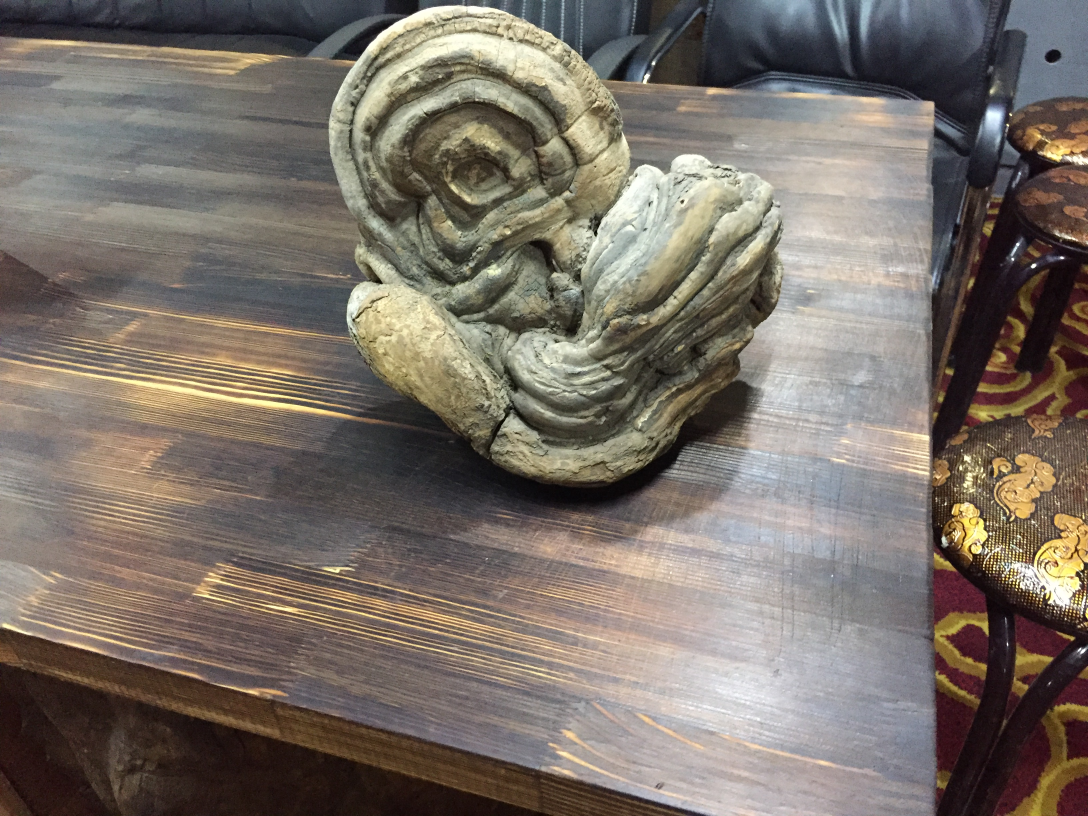
//> input picture Reconstruction/class1-features_and_matching/pic/IMG_0705.JPG, 3264 x 2448 px (shown at 1/3 size)
$ ./knn_matcher pic/IMG_0705.JPG pic/IMG_0706.JPG   (built with g++ and OpenCV 4)
//> lines starting //> are read from the running program, lines starting //| are printed output that depends on the picture
//
// Created by swayfreeda on 17-10-24.
//
// FlannBaseMatcher 不支持Hamming距离，因此不能用于二进制描述子的距离计算， 如ORB

#include "functions.h"
#include <opencv2/xfeatures2d.hpp>
#include <iostream>


int main(int argc, char* argv[])
 {

    if (argc < 3) {
        std::cerr << "usage: bfm_matcher matching img1, img2" << std::endl;
        return -1;
    }

    // 加载第一幅图像
    cv::Mat img1 = cv::imread(argv[1]);
//> img1 is the input picture: 2448 rows x 3264 cols, CV_8UC3; mean B, G, R 104.5, 113.1, 122.1
    if (!img1.data) {
        std::cerr << "fail to load img1 from "<<argv[1] << std::endl;
        return -1;
    }
    std::cout << "img1 infos: " << img1.rows << " x " << img1.cols << std::endl;
//| img1 infos: 2448 x 3264


    // 加载第二幅图像
    cv::Mat img2 = cv::imread(argv[2]);
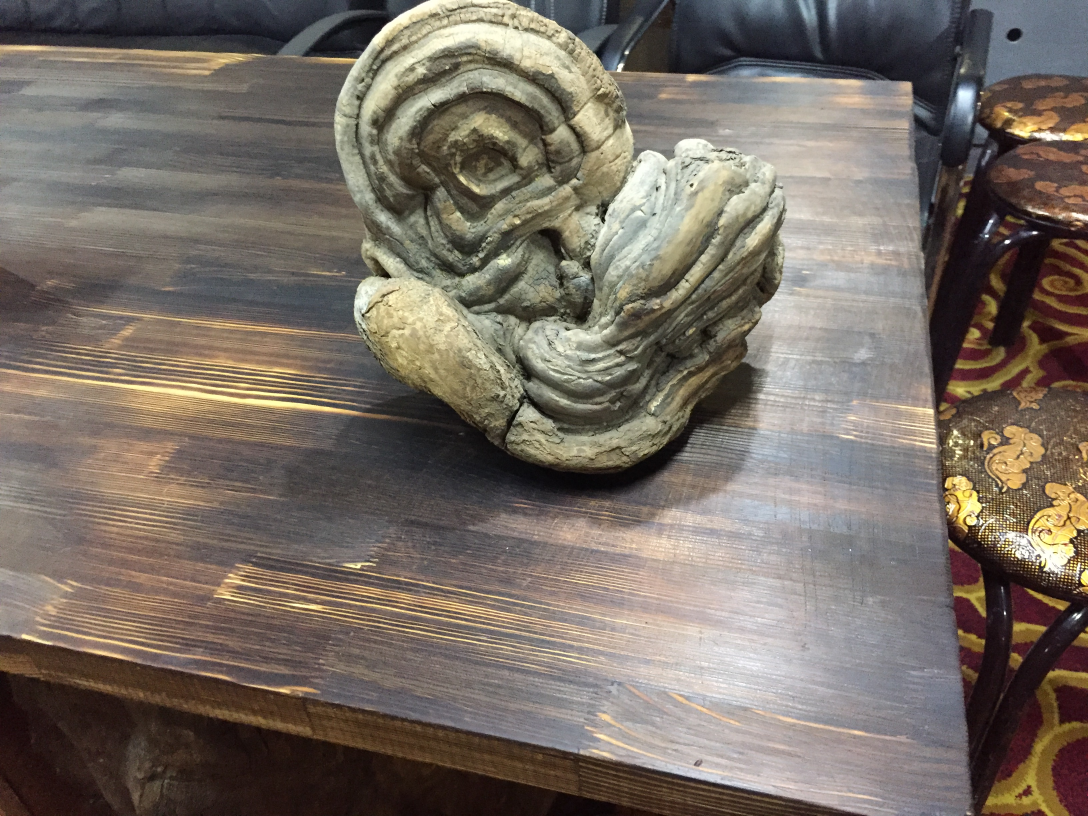
//> input picture Reconstruction/class1-features_and_matching/pic/IMG_0706.JPG, 3264 x 2448 px (shown at 1/3 size)
//> img2 is the input picture: 2448 rows x 3264 cols, CV_8UC3; mean B, G, R 100.7, 110, 119.6
    if (!img2.data) {
        std::cerr << "fail to load img2 from "<<argv[2] << std::endl;
        return -1;
    }
    std::cout << "img2 infos: " << img2.rows << " x " << img2.cols << std::endl;
//| img2 infos: 2448 x 3264


    // 为了更好的显示图像，对图像进行降采样处理
    cv::resize(img1, img1, cv::Size(img1.cols * 0.2, img1.rows * 0.2), 0.5, 0.5);
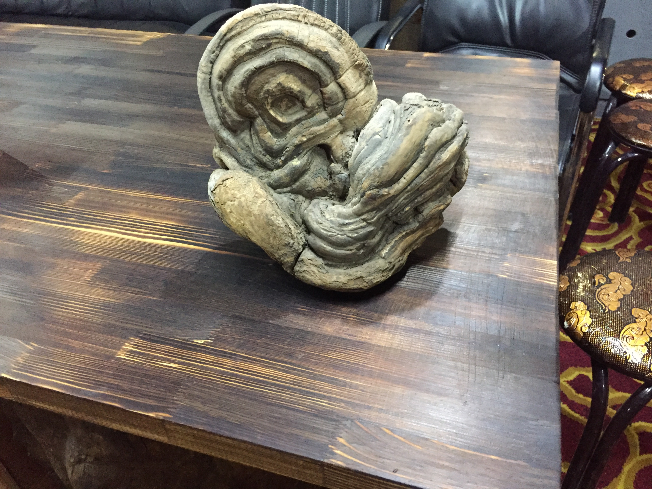
//> img1: 489 rows x 652 cols, CV_8UC3; mean B, G, R 104.4, 113, 122
    cv::resize(img2, img2, cv::Size(img2.cols * 0.2, img2.rows * 0.2), 0.5, 0.5);
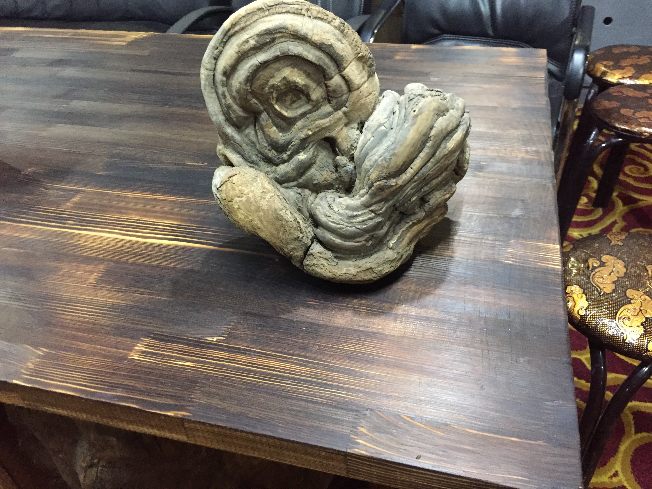
//> img2: 489 rows x 652 cols, CV_8UC3; mean B, G, R 100.6, 109.9, 119.4
    std::cout << "img1 infos after resize: " << img1.rows << " x " << img1.cols << std::endl;
//| img1 infos after resize: 489 x 652
    std::cout << "img2 infos after resize: " << img2.rows << " x " << img2.cols << std::endl;
//| img2 infos after resize: 489 x 652


    //设置需要检测的特征个数
    int n_features = 8000;

    // 进行sift特征的检测和匹配
    std::vector<cv::KeyPoint> sift_keypts1, sift_keypts2;
    cv::Mat sift_descrs1, sift_descrs2;


    // 检测sift特征
    cv::Ptr<cv::xfeatures2d::SIFT> sift_detector = cv::xfeatures2d::SIFT::create(n_features, 3, 0.04, 10, 1.6);
    sift_detector->detect(img1, sift_keypts1);
//> sift_keypts1 = 1896 keypoints; strongest (x, y, size): (619, 159, 2), (595, 70, 7.8), (648, 390, 2.9), (388, 46, 2.2)
    sift_detector->detect(img2, sift_keypts2);
//> sift_keypts2 = 1879 keypoints; strongest (x, y, size): (646, 369, 2.6), (578, 58, 8), (361, 132, 2.1), (372, 40, 2.4)
    std::cout << sift_keypts1.size() << " key points are detected from img1" << std::endl;
//| 1896 key points are detected from img1
    std::cout << sift_keypts2.size() << " key points are detected from img2" << std::endl;
//| 1879 key points are detected from img2

    // 计算sift描述子
    sift_detector->compute(img1, sift_keypts1, sift_descrs1);
    sift_detector->compute(img2, sift_keypts2, sift_descrs2);


    std::vector<std::vector<cv::DMatch> > sift_matches;
    cv::Ptr<cv::FlannBasedMatcher> flann_matcher=cv::FlannBasedMatcher::create();
    flann_matcher->add(sift_descrs2);
    flann_matcher->train();
   // flann_matcher->match(sift_descrs1, sift_matches);
    clock_t time_begin = clock();
    flann_matcher->knnMatch( sift_descrs1
                            ,sift_matches
                            ,2 /*最好的和次好的匹配 */
                            );
//> sift_matches = 1896 matches
    clock_t  time_end = clock();
    std::cout<<"knn matching time is "<<double(time_end-time_begin)/(double)CLOCKS_PER_SEC<<" s"<<std::endl;

    // lowe ratio test
    float lowe_ratio = 0.8;
    std::vector<cv::DMatch> good_sift_matches;
    for(int i=0; i<sift_matches.size(); i++){
        const cv::DMatch best_match = sift_matches[i][0];
        const cv::DMatch second_best_match = sift_matches[i][1];
        float dist_ratio_square = best_match.distance/second_best_match.distance;
        if(dist_ratio_square > lowe_ratio*lowe_ratio) continue;
        good_sift_matches.push_back(best_match);
    }
//> this loop made 1896 passes
//> dist_ratio_square on passes 1 to 3: 0.982, 0.861, 0.744
//> after the loop, good_sift_matches = 638 matches
    std::cout<<"num of sift matches: "<< sift_matches.size()<<"--->"<< good_sift_matches.size()<<std::endl;
//| num of sift matches: 1896--->638

    // 选择前50个匹配结果进行显示
    std::vector<cv::DMatch>sift_matches_for_display;
    sift_matches_for_display.insert(sift_matches_for_display.end(), good_sift_matches.begin(), good_sift_matches.end());
//> sift_matches_for_display = 638 matches
    if(sift_matches_for_display.size()> 50){
        std::nth_element(sift_matches_for_display.begin(), sift_matches_for_display.begin()+50, sift_matches_for_display.end());
        sift_matches_for_display.erase(sift_matches_for_display.begin()+51, sift_matches_for_display.end());
//> sift_matches_for_display = 51 matches
    }

    // 划除匹配结果图
    cv::Mat img_sift_matches_before_homography;
    cv::drawMatches(img1
            ,sift_keypts1
            ,img2
            ,sift_keypts2
            ,sift_matches_for_display
            ,img_sift_matches_before_homography
            ,cv::Scalar::all(-1) // 连接线的颜色
    );
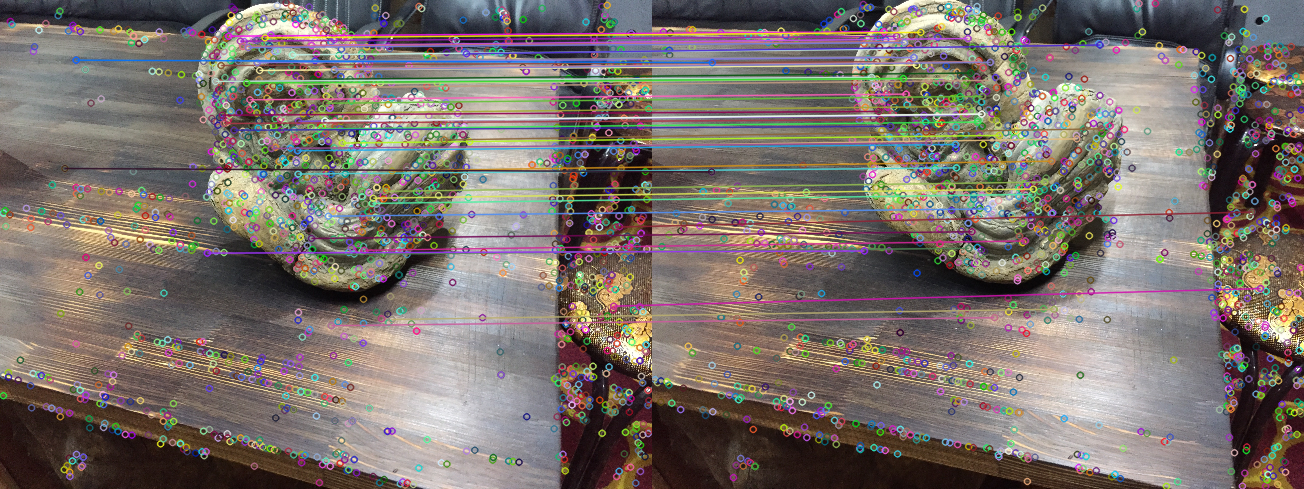
//> img_sift_matches_before_homography: 489 rows x 1304 cols, CV_8UC3; mean B, G, R 107.6, 113.2, 122.6
    cv::imwrite("./sift_matching_before_homography.jpg", img_sift_matches_before_homography);


    // 选择前百分之十的特征点进行homograpy检测
    int nth_element=std::max(int (0.1*n_features),500);
    if(good_sift_matches.size()> nth_element)
	{
        std::nth_element(good_sift_matches.begin(), good_sift_matches.begin()+nth_element, good_sift_matches.end());
        good_sift_matches.erase(good_sift_matches.begin()+nth_element, good_sift_matches.end());
    }

    // 利用homography 对相机对匹配点进行筛选
    std::cout<<"num of sift features before/after homography: "<< good_sift_matches.size()<<"--->";
//| num of sift features before/after homography: 638--->
    refine_matches_via_homography(sift_keypts1, sift_keypts2, good_sift_matches);
//> (this line was passed over: refine_matches_via_homography is not available in this run)
    std::cout<<good_sift_matches.size()<<std::endl;
//| 638

    // 划除匹配结果图
    cv::Mat img_sift_matches_after_homography;
    cv::drawMatches(img1
            ,sift_keypts1
            ,img2
            ,sift_keypts2
            ,good_sift_matches
            ,img_sift_matches_after_homography
            ,cv::Scalar::all(-1) // 连接线的颜色
    );
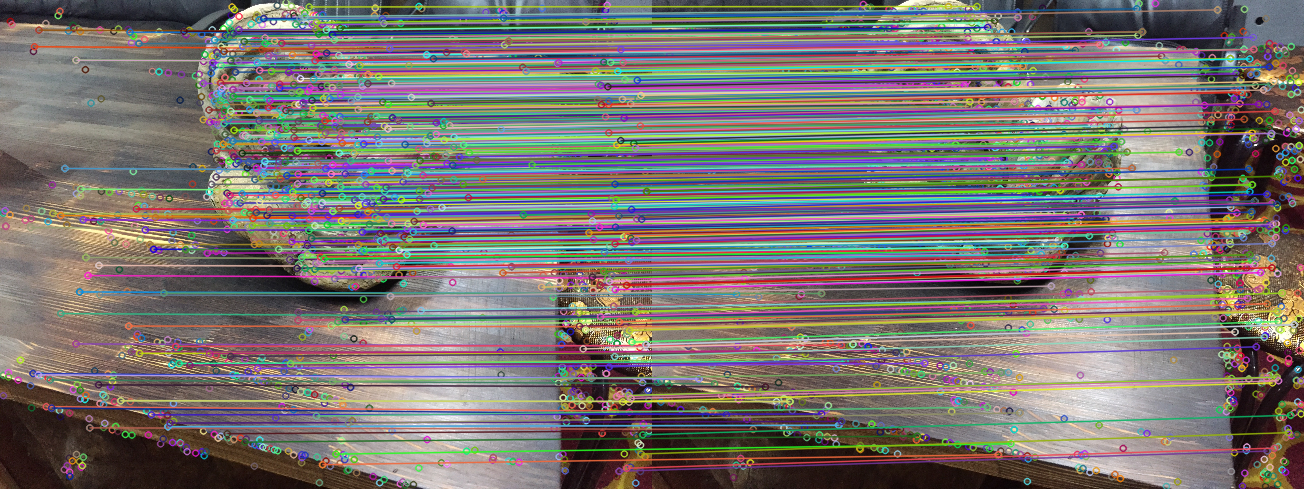
//> img_sift_matches_after_homography: 489 rows x 1304 cols, CV_8UC3; mean B, G, R 112.4, 116.1, 121.8
    cv::imwrite("./sift_matching_after_homography.jpg", img_sift_matches_after_homography);

    return 1;

}
